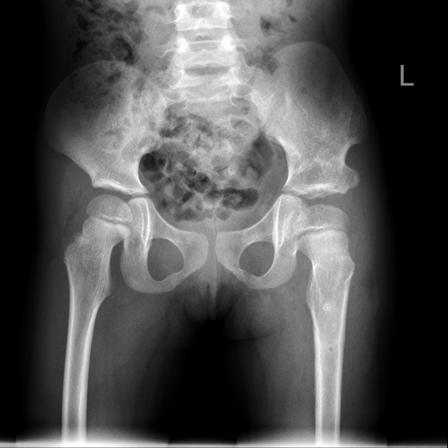
#> input picture demo/point_show_liucb/original_jpg/01_201407020382.jpg, 448 x 448 px
$ python -i match_xjy.py   (imports and definitions only)   (older library calls are emulated)
#> lines starting #> are read from the running program, lines starting #| are printed output that depends on the picture; after the words box and inside, x2 and y2 are one past the last pixel; in counts of white or black regions, pixels touching at a corner belong together
#> further down, picture is the input picture: shape (448, 448, 3); min 0, max 255, mean 78.6
# -*- coding:utf-8 -*-
"""
Created on Thu July 2 2018
@author: xujingyuan
"""
import cv2
import os
import numpy as np
from numpy import random,mat
from sklearn.cluster import KMeans
from sklearn.externals import joblib
import numpy ,time
import matplotlib.pyplot as plt
from sklearn.cluster import MeanShift, estimate_bandwidth
import PIL.Image as Image

oridir = './original_jpg/'
votdir = './voteresult/'
resdir = './res/'
labdir = './txt_doc/'
tempdir = "./temple/"
txtdir = './txt/'

search_area = (0.75,0.85,0.15,0.85)#上下左右
ratio = 0.1#搜索区域前10%亮度的点作为阈值
resizeN=8
PN=(0,1,2,3,4,5)
ori_size = 280

sondir = []
# [6 lines not run here, left out]

#核心参数位置，六个参数对应六个点
thre  = (0.62,0.63,0.65,0.65,0.65,0.65,0.65)
#scope = ((0.23,0.78,0.15,0.7),(0.2,0.8,0.3,0.85),(0.2,0.8,0.1,0.5),(0.2,0.8,0.5,0.9),(0.2,0.8,0.15,0.7),(0.2,0.8,0.3,0.85))#上下左右范围系数
km    = (0.28,0.28,0.28,0.28,0.28,0.28)


# [192 lines left out: functions main, match, kMeanCal, not called in this run]

#寻找图像边缘
def findedge(img,r=ratio,area = search_area):
#> called with r = 0.1, area = (0.75, 0.85, 0.15, 0.85)
	w = img.shape[1]
#> w = 448
	h = img.shape[0]
#> h = 448
	#img1 = img[int(h*area[0]):int(h*area[1]),int(w*area[2]):int(w*area[3])]
	img1 = img.copy()
	gray = cv2.cvtColor(img1, cv2.COLOR_BGR2GRAY)
	#cv2.imshow('1',gray)
	#cv2.waitKey(0)
	gradX = cv2.Sobel(gray, ddepth=cv2.CV_32F, dx=1, dy=0, ksize=-1)
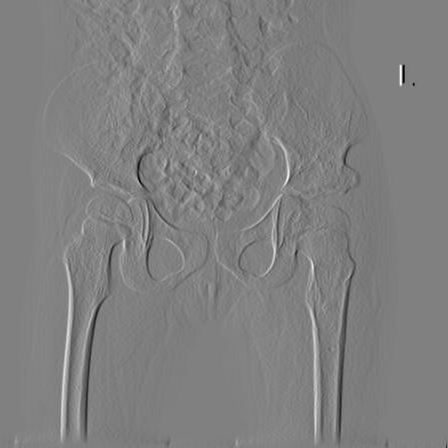
#> gradX: shape (448, 448) float32; min -2179, max 2155, mean -0.1; drawn with min black and max white
	gradY = cv2.Sobel(gray, ddepth=cv2.CV_32F, dx=0, dy=1, ksize=-1)
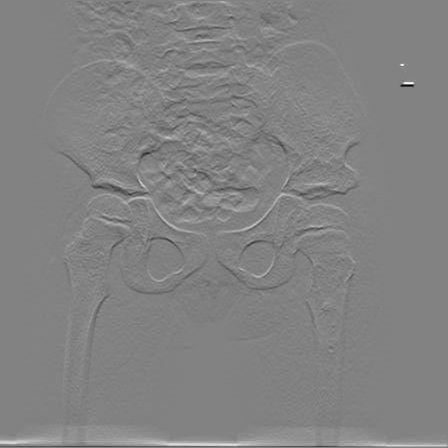
#> gradY: shape (448, 448) float32; min -2284, max 2181, mean 6.8; drawn with min black and max white
	gradient = cv2.subtract(gradX, gradY)
	gradient = cv2.convertScaleAbs(gradient)
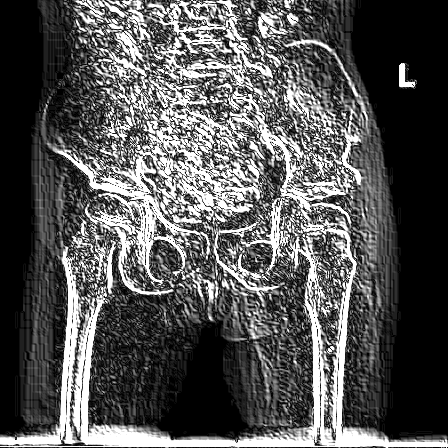
#> gradient: shape (448, 448); min 0, max 255, mean 84.8
	#cv2.imshow('2',gradient)
	#cv2.waitKey(0)
	blurred = cv2.blur(gradient, (6, 6))
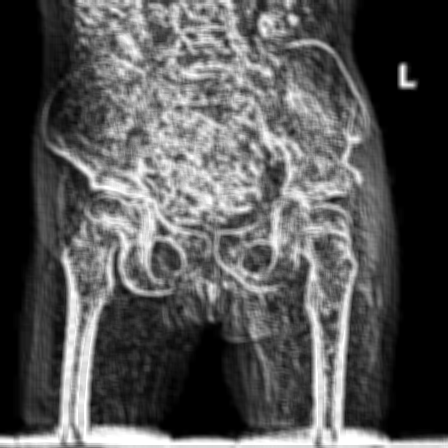
#> blurred: shape (448, 448); min 0, max 255, mean 84.9
	(_, thresh) = cv2.threshold(blurred, 90, 255, cv2.THRESH_BINARY)
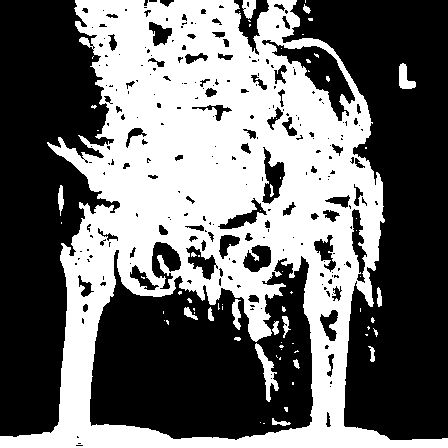
#> thresh: shape (448, 448); 42.8% white; 71 white regions (53 under 20 px), largest, box (x1, y1, x2, y2) and area: (0, 0, 448, 448) 83658, (255, 343, 279, 402) 453, (399, 63, 416, 89) 260
	#cv2.imshow('3',thresh)
	#cv2.waitKey(0)

	kernel = cv2.getStructuringElement(cv2.MORPH_RECT, (5, 5))
	closed = cv2.morphologyEx(thresh, cv2.MORPH_CLOSE, kernel)
#> closed: shape (448, 448); 45.5% white; 30 white regions (21 under 20 px), largest, box (x1, y1, x2, y2) and area: (0, 0, 448, 448) 90381, (399, 63, 416, 89) 260, (58, 185, 64, 216) 119

	closed = cv2.erode(closed, None, iterations=8)
#> closed: shape (448, 448); 22.9% white; 7 white regions (2 under 20 px), largest, box (x1, y1, x2, y2) and area: (70, 0, 375, 309) 39130, (0, 304, 382, 448) 6355, (220, 256, 260, 287) 424, (190, 275, 195, 283) 37, (420, 447, 448, 448) 28
	closed = cv2.dilate(closed, None, iterations=8)
#> closed: shape (448, 448); 40.7% white; 3 white regions, box (x1, y1, x2, y2) and area: (0, 0, 390, 448) 80925, (249, 312, 267, 337) 446, (412, 439, 448, 448) 324
	closed = cv2.dilate(closed, None, iterations=6)
#> closed: shape (448, 448); 51% white; 9 black regions (1 under 20 px), largest, box (x1, y1, x2, y2) and area: (96, 0, 448, 448) 67234, (0, 0, 100, 430) 30442, (246, 0, 262, 30) 235
	closed = cv2.erode(closed, None, iterations=6)
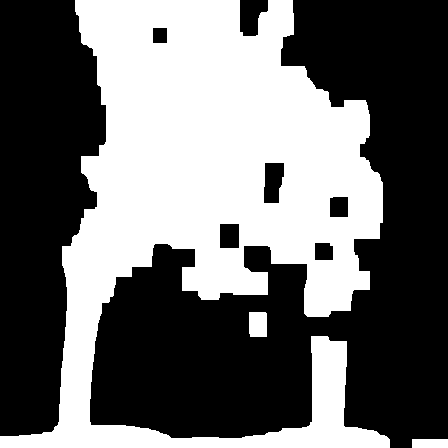
#> closed: shape (448, 448); 42.3% white; 3 white regions, box (x1, y1, x2, y2) and area: (0, 0, 390, 448) 84085, (249, 312, 267, 337) 446, (412, 439, 448, 448) 324

	for pz in range(100):
		for px in range(h):
			closed[px,pz] = 0
			closed[px,w-1-pz] = 0
		for py in range(w):
			closed[pz,py] = 0
			closed[h-pz-1,py] = 0
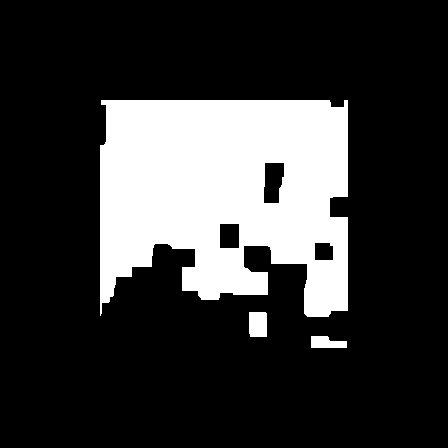
#> closed: shape (448, 448); 21.7% white; 3 white regions
	#cv2.imshow('5',closed)
	#cv2.waitKey(0)
	(__,cnts, _) = cv2.findContours(closed.copy(), cv2.RETR_EXTERNAL, cv2.CHAIN_APPROX_SIMPLE)
#> cnts = 3 contours; box (x1, y1, x2, y2) and area: (100, 100, 348, 317) 43629, (249, 312, 267, 337) 405, (311, 336, 347, 348) 296
	maxscore=0

	for cc in range(len(cnts)):
		xx,yy ,ww,hh = cv2.boundingRect(cnts[cc])
		if ww + hh>maxscore:
			maxscore = ww + hh
			mx,my ,mw,mh = xx,yy,ww,hh
#> this loop made 3 passes
#> (xx, yy, ww, hh, maxscore, mx, my, mw) on passes 1, 3: (311, 336, 36, 12, 48, 311, 336, 36), (100, 100, 248, 217, 465, 100, 100, 248)
#> (xx, yy, ww, hh) on pass 2: (249, 312, 18, 25)
#> after the loop, maxscore = 465; mh = 217; mw = 248; mx = 100; my = 100
	#cv2.rectangle(img,(mx,my),(mx+mw,my+mh),(0,255,0),2)
	#cv2.imshow("Image", img)
	#cv2.waitKey(0)
	pt = (mx,my,mw,mh)
#> pt = (100, 100, 248, 217)
	return pt

#增强图像对比度
# [24 lines left out: functions duibi, resize, not called in this run]

# [2 lines not run here, left out]

>>> import cv2
>>> picture = cv2.imread('demo/point_show_liucb/original_jpg/01_201407020382.jpg')
>>> result = findedge(picture)
#> result = (100, 100, 248, 217)

$ run again, on demo/point_show_liucb/original_jpg/01_201411300054.jpg
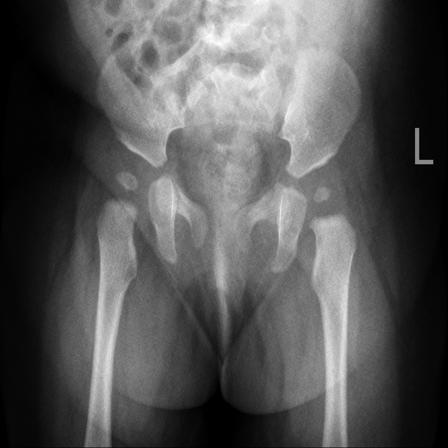
#> input picture demo/point_show_liucb/original_jpg/01_201411300054.jpg, 448 x 448 px
#> picture is the input picture: shape (448, 448, 3); min 0, max 254, mean 85.6
#> in findedge, `(_, thresh) = cv2.threshold(blurred, 90, 255, cv2.THRESH_BINARY)`:
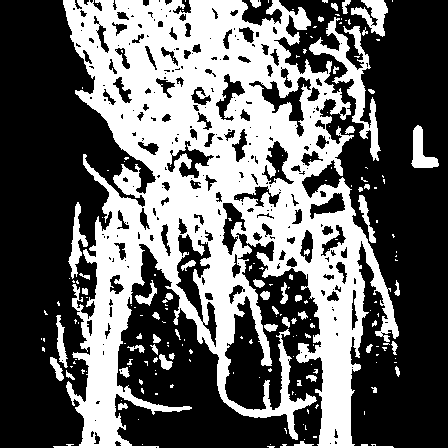
#> thresh: shape (448, 448); 39.5% white; 192 white regions (141 under 20 px), largest, box (x1, y1, x2, y2) and area: (53, 0, 399, 448) 71689, (309, 17, 381, 161) 2258, (351, 0, 388, 37) 663
#> after the loop in findedge, `for pz in range(100):`:
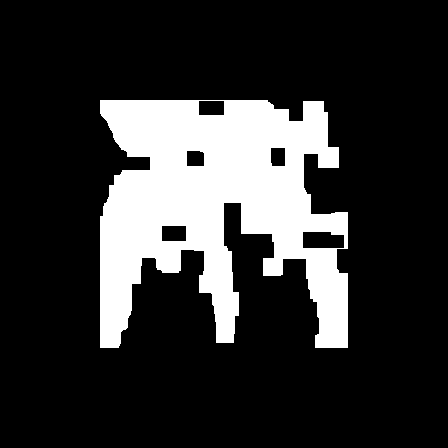
#> closed: shape (448, 448); 19.4% white; 1 white region
#> cnts = 1 contour; box (x1, y1, x2, y2) and area: (100, 100, 348, 348) 39864
#> the loop in findedge, `for cc in range(len(cnts)):` made 1 pass
#> (xx, yy, ww, hh, maxscore, mx, my, mw) on pass 1: (100, 100, 248, 248, 496, 100, 100, 248)
#> after the loop in findedge, `for cc in range(len(cnts)):`: maxscore = 496; mh = 248; mx = 100
#> pt = (100, 100, 248, 248)
